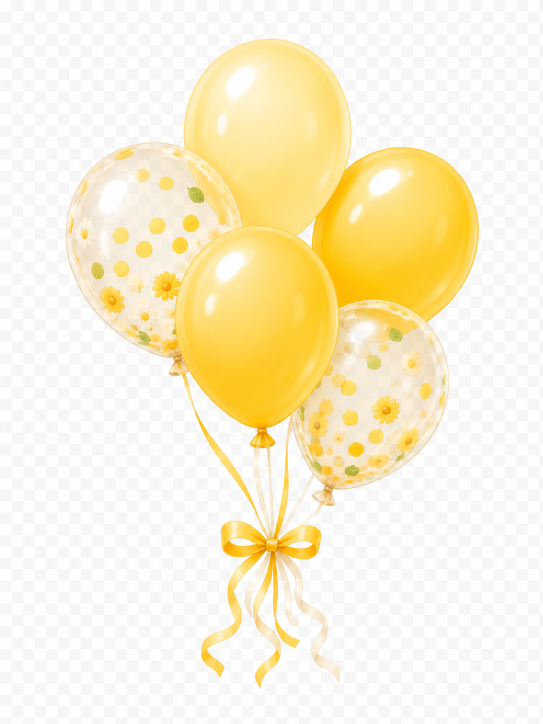
#> input picture assets/common/deco-balloon-yellow.png, 1086 x 1448 px (shown at 1/2 size); its folder holds only this picture in this run
$ python fix_bg.py
#> lines starting #> are read from the running program, lines starting #| are printed output that depends on the picture; after the words box and inside, x2 and y2 are one past the last pixel; in counts of white or black regions, pixels touching at a corner belong together
"""
PNG 흰색/회색 배경 자동 제거 스크립트
BFS flood-fill from border — 경계와 연결된 흰/회색 픽셀만 투명처리
"""
from PIL import Image
import numpy as np
from collections import deque
import os, glob

def is_bg(r, g, b, threshold=232, gray_min=178):
    if r > threshold and g > threshold and b > threshold:
        return True
    diff = max(abs(int(r)-int(g)), abs(int(g)-int(b)), abs(int(r)-int(b)))
    if diff < 22 and r > gray_min:
        return True
    return False

def remove_bg(path):
#> called with path = 'assets/common/deco-balloon-yellow.png'
    try:
        img = Image.open(path)
#> img is the input picture: PIL image 1086x1448 RGB; mean R, G, B 250.3, 240.8, 213.1
        # 이미 투명도 있으면 스킵
        if img.mode == 'RGBA':
            arr = np.array(img)
            if arr[:,:,3].min() < 250:
                print(f"SKIP (already transparent): {os.path.basename(path)}")
                return
        img = img.convert("RGBA")
#> img: PIL image 1086x1448 RGBA
        data = np.array(img, dtype=np.uint8)
        h, w = data.shape[:2]
#> h = 1448; w = 1086
        visited = np.zeros((h, w), dtype=bool)
        mask    = np.zeros((h, w), dtype=bool)

        q = deque()
        for x in range(w):
            q.append((0, x)); q.append((h-1, x))
        for y in range(1, h-1):
            q.append((y, 0)); q.append((y, w-1))

        while q:
            y, x = q.popleft()
            if visited[y, x]: continue
            visited[y, x] = True
            r, g, b = int(data[y,x,0]), int(data[y,x,1]), int(data[y,x,2])
            if is_bg(r, g, b):
                mask[y, x] = True
                for dy, dx in [(-1,0),(1,0),(0,-1),(0,1)]:
                    ny, nx = y+dy, x+dx
                    if 0 <= ny < h and 0 <= nx < w and not visited[ny,nx]:
                        q.append((ny, nx))
#> this loop made 2083832 passes
#> (r, g, b) on passes 1 to 3: (253, 253, 253), (246, 245, 246), (254, 254, 254)
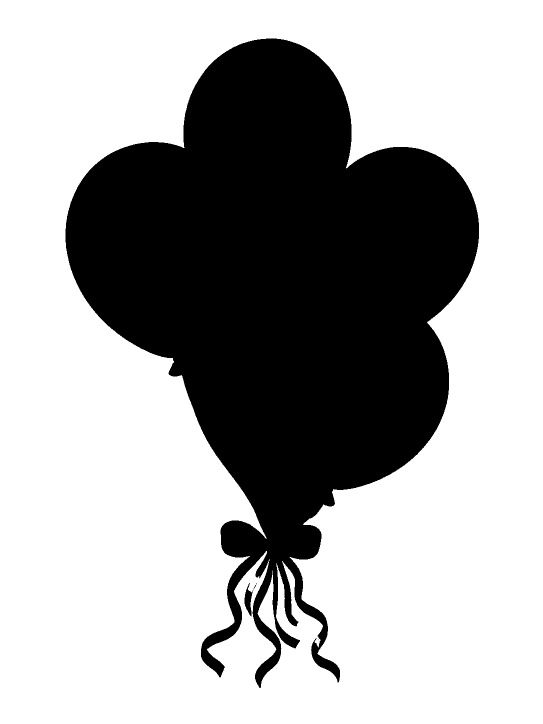
#> mask: shape (1448, 1086) bool (shown at 1/2 size); 66.1% white; 4 black regions (2 under 20 px), largest, box (x1, y1, x2, y2) and area: (131, 77, 958, 1376) 532493, (489, 1166, 507, 1233) 564
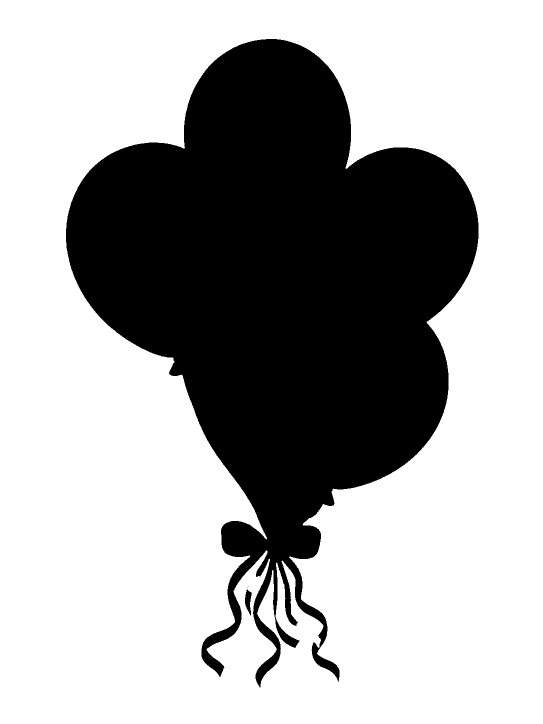
#> visited: shape (1448, 1086) bool (shown at 1/2 size); 66.5% white; 4 black regions (2 under 20 px), largest, box (x1, y1, x2, y2) and area: (132, 78, 957, 1375) 527093, (490, 1178, 504, 1231) 422

        data[mask, 3] = 0
        Image.fromarray(data).save(path, "PNG")
        px = int(mask.sum())
#> px = 1039456
        print(f"OK  {os.path.basename(path):<38} {px:>7} px 제거")
#| OK  deco-balloon-yellow.png                1039456 px 제거
    except Exception as e:
        print(f"ERR {path}: {e}")

paths = sorted(glob.glob("assets/**/*.png", recursive=True))
print(f"총 {len(paths)}개 파일 처리 시작...\n")
for p in paths:
    remove_bg(p)
print("\n완료!")
